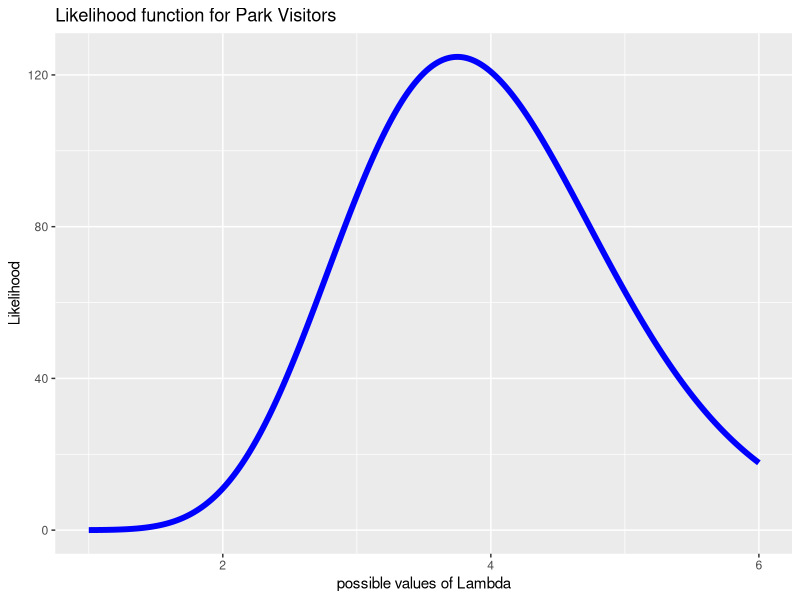
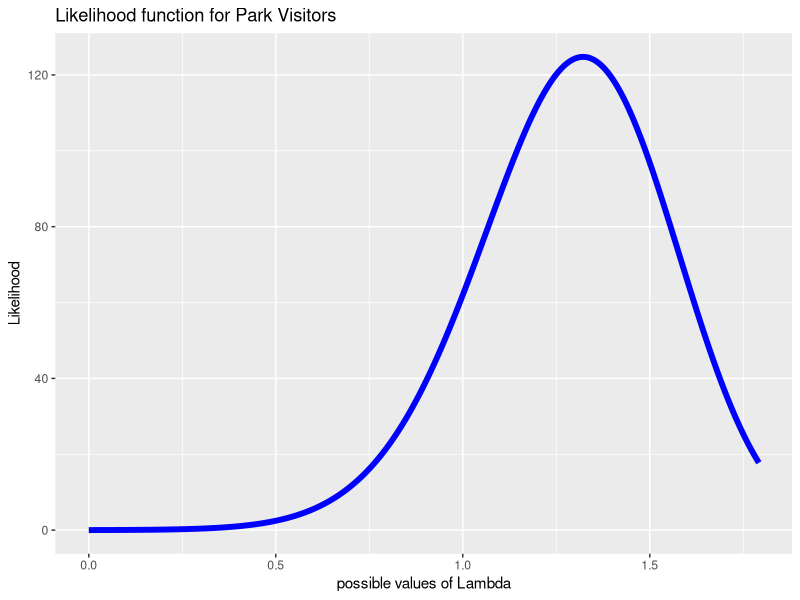

Reproduce these figures in R, in order.
library(tidyverse)

# Maximize with respect to lambda directly

L=seq(1,6,length=1001)
lik=L^5*exp((-1)*L)*L^1*exp((-1)*L)*L^3*exp((-1)*L)*L^6*exp((-1)*L)     
df <- data.frame(L,lik)

plot<- ggplot(data=df,aes(x=L, y=lik)) + 
  geom_line(color="blue", size=2) + 
  xlab("possible values of Lambda") + ylab("Likelihood") + 
  labs(title="Likelihood function for Park Visitors") 
plot + xlim(c(1, 6))

which.max(lik)
df[551,]


Lik.f <- function(Vis1,Vis2, Vis3, Vis4, nGrid){
  L=seq(min(c(Vis1, Vis2, Vis3, Vis4)),max(c(Vis1, Vis2, Vis3, Vis4)),length=nGrid)
  lik=L^Vis1*exp((-1)*L)*L^Vis2*exp((-1)*L)*L^Vis3*exp((-1)*L)*L^Vis4*exp((-1)*L)     
  return(L[lik==max(lik)])             # find and return the value of p that maximizes the likelihood function    
}

Lik.f(Vis1=5, Vis2=10, Vis3=3, Vis4=6, nGrid=10000)

#-------------------------------------------------------------

# Maximize with respect to b0 directly

b0=seq(0,log(6),length=10000)
lik=exp(b0)^5*exp((-1)*exp(b0))*exp(b0)^1*exp((-1)*exp(b0))*exp(b0)^3*exp((-1)*exp(b0))*exp(b0)^6*exp((-1)*exp(b0))     
df <- data.frame(b0,lik)

plot<- ggplot(data=df,aes(x=b0, y=lik)) + 
  geom_line(color="blue", size=2) + 
  xlab("possible values of Lambda") + ylab("Likelihood") + 
  labs(title="Likelihood function for Park Visitors") 
plot + xlim(c(0, log(6)))

which.max(lik)
df[7377,]

Evening <- c(0,0,1,1)
Visitors <- c(5,1,3,6)
Park <- data.frame(Evening, Visitors)


M <- glm(data=Park, Visitors~1, family="poisson")
summary(M)

#---------------------------------------------------------

# maximize wrt b0 and b1

Lik.f_Poisson2 <- function(Vis1, Vis2, Vis3, Vis4,nGrid){
  b0 <- seq(-3, 3, length = nGrid)  # values of b0 
  b1 <- seq(-1, 1, length=nGrid)  # values of b1
  B <- expand.grid(b0, b1)  # create all combinations of b0 and b1
  names(B) <- c("b0", "b1")  # give B the right names
  B <- B %>% mutate(Lik = exp(b0+b1*0)^Vis1*exp(-1*exp((b0+b1*0)))*
                      exp(b0+b1*0)^Vis2*exp(-1*exp((b0+b1*0)))*
                      exp(b0+b1*1)^Vis3*exp(-1*exp((b0+b1*1)))*
                      exp(b0+b1*1)^Vis4*exp(-1*exp((b0+b1*1))))
  #evaluate function
  return(B[B$Lik==max(B$Lik),]) # find and return combination of b0 and b1 that maximize B.     
}

Lik.f_Poisson2(Vis1=5,Vis2=1,Vis3=3,Vis4=6,nGrid=1000)

Evening <- c(0,0,1,1)
Visitors <- c(5,1,3,6)
Park <- data.frame(Evening, Visitors)

M <- glm(data=Park, Visitors~Evening, family="poisson")
summary(M)
